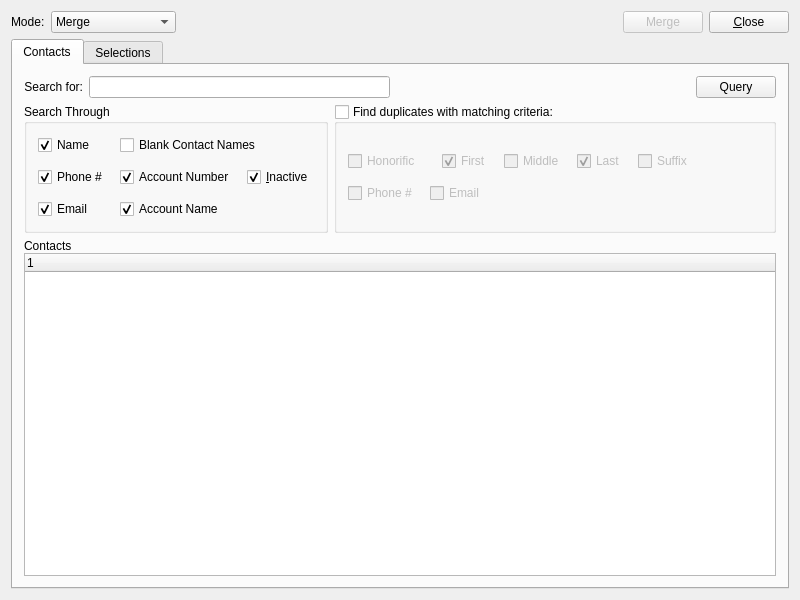
<?xml version="1.0" encoding="UTF-8"?>
<ui version="4.0">
 <comment>This file is part of the xTuple ERP: PostBooks Edition, a free and
open source Enterprise Resource Planning software suite,
Copyright (c) 1999-2018 by OpenMFG LLC, d/b/a xTuple.
It is licensed to you under the Common Public Attribution License
version 1.0, the full text of which (including xTuple-specific Exhibits)
is available at www.xtuple.com/CPAL.  By using this software, you agree
to be bound by its terms.</comment>
 <class>contactMerge</class>
 <widget class="QWidget" name="contactMerge">
  <property name="geometry">
   <rect>
    <x>0</x>
    <y>0</y>
    <width>800</width>
    <height>600</height>
   </rect>
  </property>
  <property name="windowTitle">
   <string>Contact Merge Utility</string>
  </property>
  <layout class="QGridLayout" name="gridLayout_8">
   <item row="0" column="0">
    <layout class="QHBoxLayout" name="horizontalLayout_4">
     <item>
      <widget class="QLabel" name="label_2">
       <property name="text">
        <string>Mode:</string>
       </property>
      </widget>
     </item>
     <item>
      <widget class="XComboBox" name="_mode">
       <item>
        <property name="text">
         <string>Merge</string>
        </property>
       </item>
       <item>
        <property name="text">
         <string>Purge</string>
        </property>
       </item>
       <item>
        <property name="text">
         <string>Merge and Purge</string>
        </property>
       </item>
       <item>
        <property name="text">
         <string>Restore</string>
        </property>
       </item>
      </widget>
     </item>
     <item>
      <spacer name="horizontalSpacer_5">
       <property name="orientation">
        <enum>Qt::Horizontal</enum>
       </property>
       <property name="sizeHint" stdset="0">
        <size>
         <width>40</width>
         <height>20</height>
        </size>
       </property>
      </spacer>
     </item>
     <item>
      <widget class="QPushButton" name="_process">
       <property name="enabled">
        <bool>false</bool>
       </property>
       <property name="text">
        <string>Merge</string>
       </property>
      </widget>
     </item>
     <item>
      <widget class="QPushButton" name="_close">
       <property name="text">
        <string>&amp;Close</string>
       </property>
      </widget>
     </item>
    </layout>
   </item>
   <item row="1" column="0">
    <widget class="QTabWidget" name="_tab">
     <property name="currentIndex">
      <number>0</number>
     </property>
     <widget class="QWidget" name="_cntctTab">
      <attribute name="title">
       <string>Contacts</string>
      </attribute>
      <layout class="QGridLayout" name="gridLayout_9">
       <item row="0" column="0">
        <layout class="QHBoxLayout">
         <item>
          <widget class="QLabel" name="_searchLit">
           <property name="text">
            <string>Search for:</string>
           </property>
           <property name="alignment">
            <set>Qt::AlignRight|Qt::AlignTrailing|Qt::AlignVCenter</set>
           </property>
          </widget>
         </item>
         <item>
          <widget class="XLineEdit" name="_search"/>
         </item>
         <item>
          <spacer>
           <property name="orientation">
            <enum>Qt::Horizontal</enum>
           </property>
           <property name="sizeType">
            <enum>QSizePolicy::Expanding</enum>
           </property>
           <property name="sizeHint" stdset="0">
            <size>
             <width>0</width>
             <height>20</height>
            </size>
           </property>
          </spacer>
         </item>
         <item>
          <widget class="QPushButton" name="_query">
           <property name="text">
            <string>Query</string>
           </property>
           <property name="default">
            <bool>false</bool>
           </property>
          </widget>
         </item>
        </layout>
       </item>
       <item row="1" column="0">
        <layout class="QHBoxLayout" name="horizontalLayout_6">
         <item>
          <widget class="QGroupBox" name="_searchGroup">
           <property name="title">
            <string>Search Through</string>
           </property>
           <layout class="QGridLayout" name="gridLayout_6">
            <item row="0" column="0">
             <layout class="QGridLayout" name="gridLayout_4">
              <property name="spacing">
               <number>12</number>
              </property>
              <item row="0" column="0">
               <widget class="XCheckBox" name="_searchContact">
                <property name="text">
                 <string>Name</string>
                </property>
                <property name="checked">
                 <bool>true</bool>
                </property>
                <property name="forgetful">
                 <bool>true</bool>
                </property>
               </widget>
              </item>
              <item row="0" column="1" colspan="2">
               <widget class="XCheckBox" name="_blanks">
                <property name="text">
                 <string>Blank Contact Names</string>
                </property>
                <property name="forgetful">
                 <bool>true</bool>
                </property>
               </widget>
              </item>
              <item row="1" column="0">
               <widget class="XCheckBox" name="_searchPhone">
                <property name="text">
                 <string>Phone #</string>
                </property>
                <property name="checked">
                 <bool>true</bool>
                </property>
                <property name="forgetful">
                 <bool>true</bool>
                </property>
               </widget>
              </item>
              <item row="1" column="1">
               <widget class="XCheckBox" name="_searchNumber">
                <property name="text">
                 <string>Account Number</string>
                </property>
                <property name="checked">
                 <bool>true</bool>
                </property>
                <property name="forgetful">
                 <bool>true</bool>
                </property>
               </widget>
              </item>
              <item row="1" column="2">
               <widget class="XCheckBox" name="_showInactive">
                <property name="text">
                 <string>&amp;Inactive</string>
                </property>
                <property name="checked">
                 <bool>true</bool>
                </property>
                <property name="forgetful">
                 <bool>true</bool>
                </property>
               </widget>
              </item>
              <item row="2" column="0">
               <widget class="XCheckBox" name="_searchEmail">
                <property name="text">
                 <string>Email</string>
                </property>
                <property name="checked">
                 <bool>true</bool>
                </property>
                <property name="forgetful">
                 <bool>true</bool>
                </property>
               </widget>
              </item>
              <item row="2" column="1">
               <widget class="XCheckBox" name="_searchName">
                <property name="text">
                 <string>Account Name</string>
                </property>
                <property name="checked">
                 <bool>true</bool>
                </property>
                <property name="forgetful">
                 <bool>true</bool>
                </property>
               </widget>
              </item>
             </layout>
            </item>
           </layout>
          </widget>
         </item>
         <item>
          <widget class="QGroupBox" name="_showGroup">
           <property name="title">
            <string>Find duplicates with matching criteria:</string>
           </property>
           <property name="checkable">
            <bool>true</bool>
           </property>
           <property name="checked">
            <bool>false</bool>
           </property>
           <layout class="QGridLayout" name="gridLayout_10">
            <item row="0" column="0">
             <layout class="QGridLayout" name="gridLayout_5">
              <property name="spacing">
               <number>12</number>
              </property>
              <item row="0" column="0" colspan="2">
               <widget class="XCheckBox" name="_checkHonorific">
                <property name="text">
                 <string>Honorific</string>
                </property>
                <property name="checked">
                 <bool>false</bool>
                </property>
                <property name="forgetful">
                 <bool>true</bool>
                </property>
               </widget>
              </item>
              <item row="0" column="2" colspan="2">
               <widget class="XCheckBox" name="_checkFirst">
                <property name="text">
                 <string>First</string>
                </property>
                <property name="checked">
                 <bool>true</bool>
                </property>
                <property name="forgetful">
                 <bool>true</bool>
                </property>
               </widget>
              </item>
              <item row="0" column="4" colspan="2">
               <widget class="XCheckBox" name="_checkMiddle">
                <property name="text">
                 <string>Middle</string>
                </property>
                <property name="forgetful">
                 <bool>true</bool>
                </property>
               </widget>
              </item>
              <item row="0" column="6">
               <widget class="XCheckBox" name="_checkLast">
                <property name="text">
                 <string>Last</string>
                </property>
                <property name="checked">
                 <bool>true</bool>
                </property>
                <property name="forgetful">
                 <bool>true</bool>
                </property>
               </widget>
              </item>
              <item row="0" column="7">
               <widget class="XCheckBox" name="_checkSuffix">
                <property name="text">
                 <string>Suffix</string>
                </property>
                <property name="forgetful">
                 <bool>true</bool>
                </property>
               </widget>
              </item>
              <item row="1" column="0">
               <widget class="XCheckBox" name="_checkPhone">
                <property name="text">
                 <string>Phone #</string>
                </property>
                <property name="forgetful">
                 <bool>true</bool>
                </property>
               </widget>
              </item>
              <item row="1" column="1" colspan="3">
               <widget class="XCheckBox" name="_checkEmail">
                <property name="text">
                 <string>Email</string>
                </property>
                <property name="forgetful">
                 <bool>true</bool>
                </property>
               </widget>
              </item>
             </layout>
            </item>
            <item row="0" column="1">
             <spacer name="horizontalSpacer">
              <property name="orientation">
               <enum>Qt::Horizontal</enum>
              </property>
              <property name="sizeHint" stdset="0">
               <size>
                <width>0</width>
                <height>20</height>
               </size>
              </property>
             </spacer>
            </item>
           </layout>
          </widget>
         </item>
        </layout>
       </item>
       <item row="2" column="0">
        <layout class="QVBoxLayout" name="verticalLayout_4">
         <property name="spacing">
          <number>0</number>
         </property>
         <item>
          <widget class="QLabel" name="label">
           <property name="text">
            <string>Contacts</string>
           </property>
          </widget>
         </item>
         <item>
          <widget class="QFrame" name="_frame">
           <property name="sizePolicy">
            <sizepolicy hsizetype="Preferred" vsizetype="Expanding">
             <horstretch>0</horstretch>
             <verstretch>1</verstretch>
            </sizepolicy>
           </property>
           <property name="frameShape">
            <enum>QFrame::NoFrame</enum>
           </property>
           <property name="frameShadow">
            <enum>QFrame::Raised</enum>
           </property>
           <layout class="QGridLayout" name="gridLayout_3">
            <property name="margin">
             <number>0</number>
            </property>
            <item row="1" column="0">
             <widget class="XTreeWidget" name="_cntct">
              <property name="sizePolicy">
               <sizepolicy hsizetype="Expanding" vsizetype="Expanding">
                <horstretch>0</horstretch>
                <verstretch>2</verstretch>
               </sizepolicy>
              </property>
              <property name="toolTip">
               <string>Right click for selection options</string>
              </property>
             </widget>
            </item>
           </layout>
          </widget>
         </item>
        </layout>
       </item>
      </layout>
     </widget>
     <widget class="QWidget" name="_selTab">
      <attribute name="title">
       <string>Selections</string>
      </attribute>
      <layout class="QGridLayout" name="gridLayout_7">
       <item row="0" column="0">
        <widget class="QGroupBox" name="_sourceGroup">
         <property name="sizePolicy">
          <sizepolicy hsizetype="Preferred" vsizetype="Expanding">
           <horstretch>0</horstretch>
           <verstretch>1</verstretch>
          </sizepolicy>
         </property>
         <property name="title">
          <string>Source Contacts</string>
         </property>
         <layout class="QGridLayout" name="gridLayout">
          <item row="0" column="0">
           <widget class="XTreeWidget" name="_srccntct">
            <property name="toolTip">
             <string>Right click for selection options</string>
            </property>
           </widget>
          </item>
         </layout>
        </widget>
       </item>
       <item row="1" column="0">
        <widget class="QGroupBox" name="_targetGroup">
         <property name="title">
          <string>Target Contact</string>
         </property>
         <layout class="QGridLayout" name="gridLayout_2">
          <item row="0" column="0">
           <layout class="QVBoxLayout" name="verticalLayout_2">
            <item>
             <widget class="ContactWidget" name="_target">
              <property name="enabled">
               <bool>false</bool>
              </property>
             </widget>
            </item>
           </layout>
          </item>
         </layout>
        </widget>
       </item>
      </layout>
     </widget>
    </widget>
   </item>
  </layout>
 </widget>
 <layoutdefault spacing="6" margin="11"/>
 <customwidgets>
  <customwidget>
   <class>ContactWidget</class>
   <extends>QWidget</extends>
   <header>contactwidget.h</header>
  </customwidget>
  <customwidget>
   <class>XCheckBox</class>
   <extends>QCheckBox</extends>
   <header>xcheckbox.h</header>
  </customwidget>
  <customwidget>
   <class>XComboBox</class>
   <extends>QComboBox</extends>
   <header>xcombobox.h</header>
  </customwidget>
  <customwidget>
   <class>XLineEdit</class>
   <extends>QLineEdit</extends>
   <header>xlineedit.h</header>
   <container>1</container>
  </customwidget>
  <customwidget>
   <class>XTreeWidget</class>
   <extends>QTreeWidget</extends>
   <header>xtreewidget.h</header>
   <container>1</container>
  </customwidget>
 </customwidgets>
 <tabstops>
  <tabstop>_search</tabstop>
  <tabstop>_searchName</tabstop>
  <tabstop>_searchContact</tabstop>
 </tabstops>
 <resources/>
 <connections/>
</ui>
